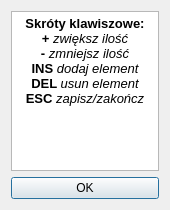
<?xml version="1.0" encoding="UTF-8"?>
<ui version="4.0">
 <class>skroty</class>
 <widget class="QDialog" name="skroty">
  <property name="geometry">
   <rect>
    <x>0</x>
    <y>0</y>
    <width>170</width>
    <height>210</height>
   </rect>
  </property>
  <property name="windowTitle">
   <string>Dialog</string>
  </property>
  <layout class="QGridLayout" name="gridLayout">
   <item row="0" column="0">
    <widget class="QTextBrowser" name="textBrowser">
     <property name="html">
      <string>&lt;!DOCTYPE HTML PUBLIC &quot;-//W3C//DTD HTML 4.0//EN&quot; &quot;http://www.w3.org/TR/REC-html40/strict.dtd&quot;&gt;
&lt;html&gt;&lt;head&gt;&lt;meta name=&quot;qrichtext&quot; content=&quot;1&quot; /&gt;&lt;style type=&quot;text/css&quot;&gt;
p, li { white-space: pre-wrap; }
&lt;/style&gt;&lt;/head&gt;&lt;body style=&quot; font-family:'MS Shell Dlg 2'; font-size:8.25pt; font-weight:400; font-style:normal;&quot;&gt;
&lt;p align=&quot;center&quot; style=&quot; margin-top:0px; margin-bottom:0px; margin-left:0px; margin-right:0px; -qt-block-indent:0; text-indent:0px;&quot;&gt;&lt;span style=&quot; font-size:10pt; font-weight:600;&quot;&gt;Skróty klawiszowe:&lt;/span&gt;&lt;/p&gt;
&lt;p align=&quot;center&quot; style=&quot; margin-top:0px; margin-bottom:0px; margin-left:0px; margin-right:0px; -qt-block-indent:0; text-indent:0px;&quot;&gt;&lt;span style=&quot; font-size:10pt; font-weight:600;&quot;&gt;+&lt;/span&gt;&lt;span style=&quot; font-size:10pt;&quot;&gt; &lt;/span&gt;&lt;span style=&quot; font-size:10pt; font-style:italic;&quot;&gt;zwiększ ilość&lt;/span&gt;&lt;/p&gt;
&lt;p align=&quot;center&quot; style=&quot; margin-top:0px; margin-bottom:0px; margin-left:0px; margin-right:0px; -qt-block-indent:0; text-indent:0px;&quot;&gt;&lt;span style=&quot; font-size:10pt; font-weight:600;&quot;&gt;-&lt;/span&gt;&lt;span style=&quot; font-size:10pt; font-weight:600; font-style:italic;&quot;&gt; &lt;/span&gt;&lt;span style=&quot; font-size:10pt; font-style:italic;&quot;&gt;zmniejsz ilość&lt;/span&gt;&lt;/p&gt;
&lt;p align=&quot;center&quot; style=&quot; margin-top:0px; margin-bottom:0px; margin-left:0px; margin-right:0px; -qt-block-indent:0; text-indent:0px;&quot;&gt;&lt;span style=&quot; font-size:10pt; font-weight:600;&quot;&gt;INS &lt;/span&gt;&lt;span style=&quot; font-size:10pt; font-style:italic;&quot;&gt;dodaj element&lt;/span&gt;&lt;/p&gt;
&lt;p align=&quot;center&quot; style=&quot; margin-top:0px; margin-bottom:0px; margin-left:0px; margin-right:0px; -qt-block-indent:0; text-indent:0px;&quot;&gt;&lt;span style=&quot; font-size:10pt; font-weight:600;&quot;&gt;DEL &lt;/span&gt;&lt;span style=&quot; font-size:10pt; font-style:italic;&quot;&gt;usun element&lt;/span&gt;&lt;/p&gt;
&lt;p align=&quot;center&quot; style=&quot; margin-top:0px; margin-bottom:0px; margin-left:0px; margin-right:0px; -qt-block-indent:0; text-indent:0px;&quot;&gt;&lt;span style=&quot; font-size:10pt; font-weight:600;&quot;&gt;ESC &lt;/span&gt;&lt;span style=&quot; font-size:10pt; font-style:italic;&quot;&gt;zapisz/zakończ&lt;/span&gt;&lt;/p&gt;
&lt;p align=&quot;center&quot; style=&quot;-qt-paragraph-type:empty; margin-top:0px; margin-bottom:0px; margin-left:0px; margin-right:0px; -qt-block-indent:0; text-indent:0px; font-size:8pt;&quot;&gt;&lt;br /&gt;&lt;/p&gt;&lt;/body&gt;&lt;/html&gt;</string>
     </property>
    </widget>
   </item>
   <item row="1" column="0">
    <widget class="QPushButton" name="pushButton">
     <property name="text">
      <string>OK</string>
     </property>
    </widget>
   </item>
  </layout>
 </widget>
 <resources/>
 <connections/>
</ui>
